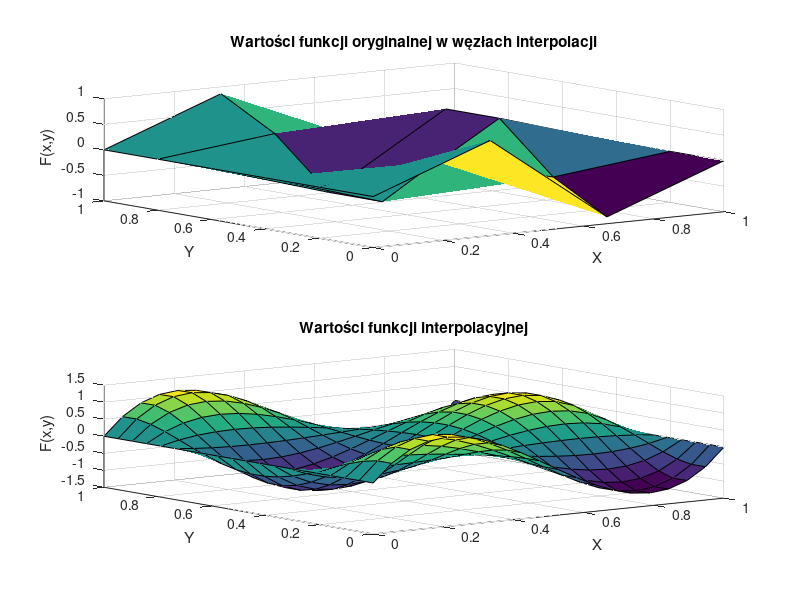

The MATLAB script that drew this image:
function [M,N,P,R,x_coarse,y_coarse,F_coarse,x_fine,y_fine,F_fine] = zadanie4()
    P = 20; % liczba unikalnych współrzędnych x punktów dla których będzie obliczana interpolacja
    R = 20; % liczba unikalnych współrzędnych y punktów dla których będzie obliczana interpolacja

    % Dobór liczby węzłów interpolacji w kierunku osi X i Y
    M = randi([4,8]); % liczba węzłów interpolacji wzdłuż osi X (stopień wielomianu zmiennej x: M-1)
    N = randi([4,8]); % liczba węzłów interpolacji wzdłuż osi Y (stopień wielomianu zmiennej y: N-1)

    % Generowanie węzłów interpolacji na płaszczyźnie
    x_coarse = linspace(0, 1, M);
    y_coarse = linspace(0, 1, N);
    [X_coarse, Y_coarse] = meshgrid(x_coarse, y_coarse);

    % Wyznaczenie wartości funkcji oryginalnej w węzłach
    F_coarse = sin(2*pi*X_coarse) .* cos(2*pi*Y_coarse); % przykładowa funkcja interpolowana

    MN = M*N;
    xvec_coarse = reshape(X_coarse, MN, 1);
    yvec_coarse = reshape(Y_coarse, MN, 1);
    fvec_coarse = reshape(F_coarse, MN, 1);

    % Macierz Vandermonde'a dla interpolacji 2d
    V = zeros(M*N, M*N);
    for i = 0:(M-1)
        for j = 0:(N-1)
            V(:, i*N + j + 1) = xvec_coarse.^i .* yvec_coarse.^j;
        end
    end

    % Współczynniki wielomianu interpolacyjnego
    coeffs = V \ fvec_coarse;

    % Obliczanie wartości funkcji interpolującej na gęstszej siatce
    x_fine = linspace(0, 1, P);
    y_fine = linspace(0, 1, R);
    [X_fine, Y_fine] = meshgrid(x_fine, y_fine);

    F_fine = zeros(size(X_fine));

    % Obliczanie wartości wielomianu interpolującego na gęstszej siatce
    for i = 0:(M-1)
        for j = 0:(N-1)
            F_fine = F_fine + coeffs(i*N + j + 1) * X_fine.^i .* Y_fine.^j;
        end
    end

    % Wygenerowanie wykresów
    figure;
    subplot(2,1,1);
    surf(X_coarse, Y_coarse, F_coarse);
    title('Wartości funkcji oryginalnej w węzłach interpolacji');
    xlabel('X');
    ylabel('Y');
    zlabel('F(x,y)');

    subplot(2,1,2);
    surf(X_fine, Y_fine, F_fine);
    title('Wartości funkcji interpolacyjnej');
    xlabel('X');
    ylabel('Y');
    zlabel('F(x,y)');
end
